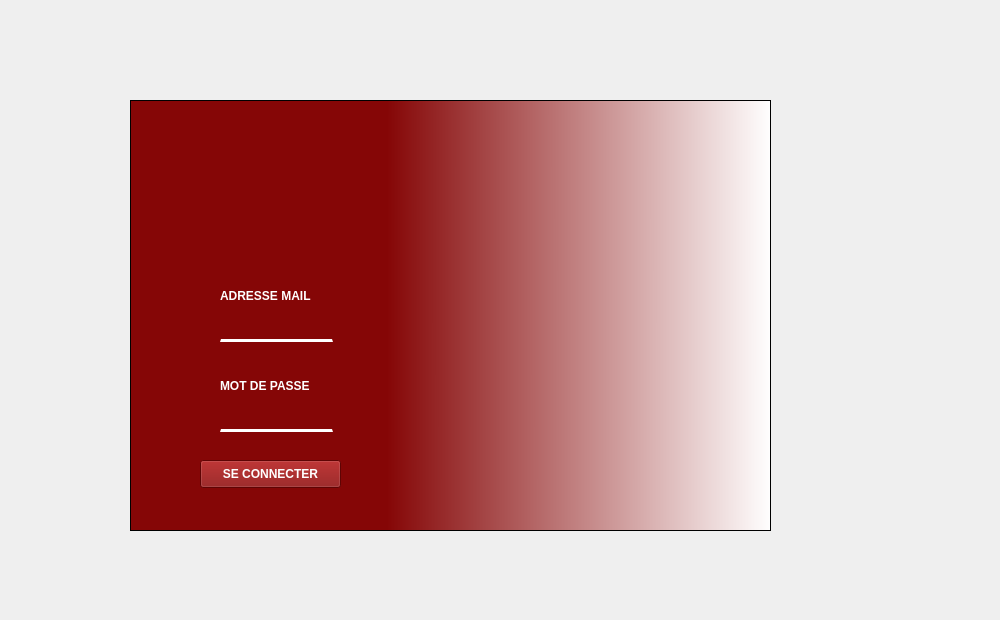
    <widget class="QWidget" name="login">
     <widget class="QLabel" name="label">
      <property name="geometry">
       <rect>
        <x>-10</x>
        <y>40</y>
        <width>991</width>
        <height>571</height>
       </rect>
      </property>
      <property name="text">
       <string/>
      </property>
      <property name="pixmap">
       <pixmap>../../Bureau/background1.2.png</pixmap>
      </property>
      <property name="scaledContents">
       <bool>true</bool>
      </property>
     </widget>
     <widget class="QGraphicsView" name="graphicsView">
      <property name="geometry">
       <rect>
        <x>130</x>
        <y>100</y>
        <width>641</width>
        <height>431</height>
       </rect>
      </property>
      <property name="styleSheet">
       <string notr="true">background-color: qlineargradient(spread:pad, x1:0.4, y1:0.5, x2:1, y2:0.500091, stop:0 rgba(133, 6, 6, 255), stop:1 rgba(255, 255, 255, 255));

</string>
      </property>
     </widget>
     <widget class="QLineEdit" name="lineEdit_3">
      <property name="geometry">
       <rect>
        <x>220</x>
        <y>320</y>
        <width>113</width>
        <height>22</height>
       </rect>
      </property>
      <property name="styleSheet">
       <string notr="true">border-top:none;
border-bottom:3px solid white;
background-color:#850606;
</string>
      </property>
      <property name="placeholderText">
       <string notr="true"/>
      </property>
      <property name="clearButtonEnabled">
       <bool>false</bool>
      </property>
     </widget>
     <widget class="QLabel" name="label_3">
      <property name="geometry">
       <rect>
        <x>220</x>
        <y>350</y>
        <width>131</width>
        <height>71</height>
       </rect>
      </property>
      <property name="styleSheet">
       <string notr="true">background-color:#850606;
font-weight:bold;
color:white;</string>
      </property>
      <property name="text">
       <string>MOT DE PASSE</string>
      </property>
     </widget>
     <widget class="QLineEdit" name="lineEdit_4">
      <property name="geometry">
       <rect>
        <x>220</x>
        <y>410</y>
        <width>113</width>
        <height>22</height>
       </rect>
      </property>
      <property name="styleSheet">
       <string notr="true">border-top:none;
border-bottom:3px solid white;
background-color:#850606;
</string>
      </property>
     </widget>
     <widget class="QLabel" name="label_4">
      <property name="geometry">
       <rect>
        <x>190</x>
        <y>110</y>
        <width>151</width>
        <height>161</height>
       </rect>
      </property>
      <property name="styleSheet">
       <string notr="true">background-color:#850606</string>
      </property>
      <property name="text">
       <string/>
      </property>
      <property name="pixmap">
       <pixmap>../../Bureau/logo qt.png</pixmap>
      </property>
      <property name="scaledContents">
       <bool>true</bool>
      </property>
     </widget>
     <widget class="QLabel" name="label_7">
      <property name="geometry">
       <rect>
        <x>220</x>
        <y>260</y>
        <width>131</width>
        <height>71</height>
       </rect>
      </property>
      <property name="styleSheet">
       <string notr="true">background-color:#850606;
font-weight:bold;
color:white;</string>
      </property>
      <property name="text">
       <string>ADRESSE MAIL</string>
      </property>
     </widget>
     <widget class="QPushButton" name="pushButton_6">
      <property name="geometry">
       <rect>
        <x>200</x>
        <y>460</y>
        <width>141</width>
        <height>28</height>
       </rect>
      </property>
      <property name="styleSheet">
       <string notr="true">.QPushButton{
color:white;
font-weight:bold;
background-color:#850606;
}
.QPushButton:hover{
color:#850606;
font-weight:bolder;
background-color:white;
}</string>
      </property>
      <property name="text">
       <string>SE CONNECTER</string>
      </property>
     </widget>
     <widget class="QLabel" name="label_5">
      <property name="enabled">
       <bool>true</bool>
      </property>
      <property name="geometry">
       <rect>
        <x>410</x>
        <y>100</y>
        <width>361</width>
        <height>431</height>
       </rect>
      </property>
      <property name="text">
       <string/>
      </property>
      <property name="pixmap">
       <pixmap>../../../Downloads/Data Streams.gif</pixmap>
      </property>
      <property name="scaledContents">
       <bool>true</bool>
      </property>
      <property name="wordWrap">
       <bool>false</bool>
      </property>
     </widget>
    </widget>
